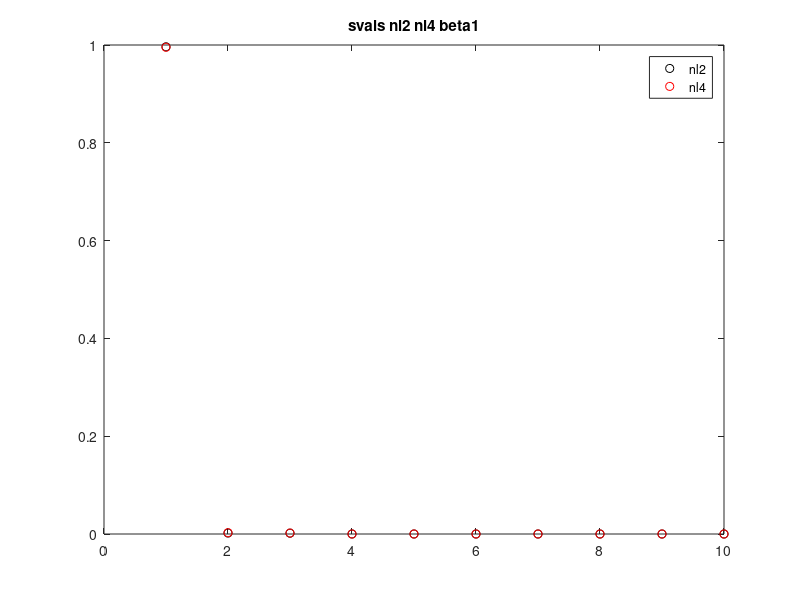
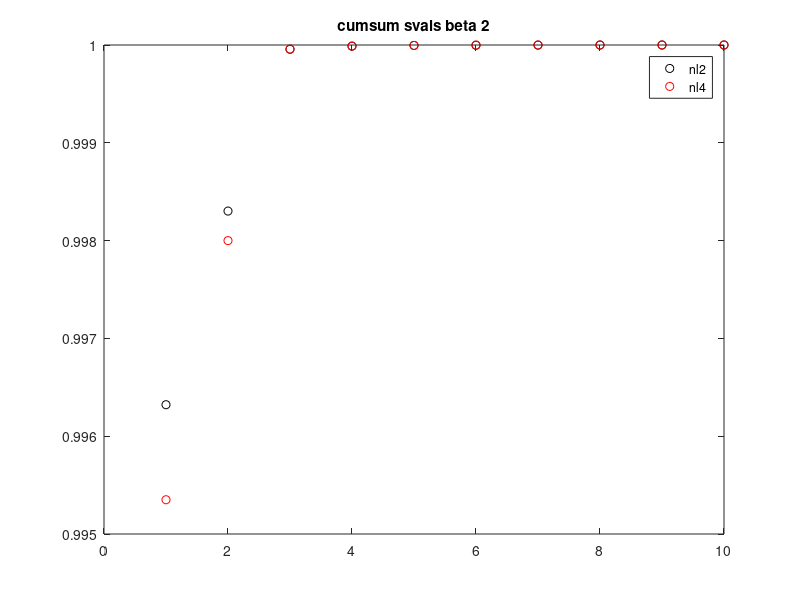
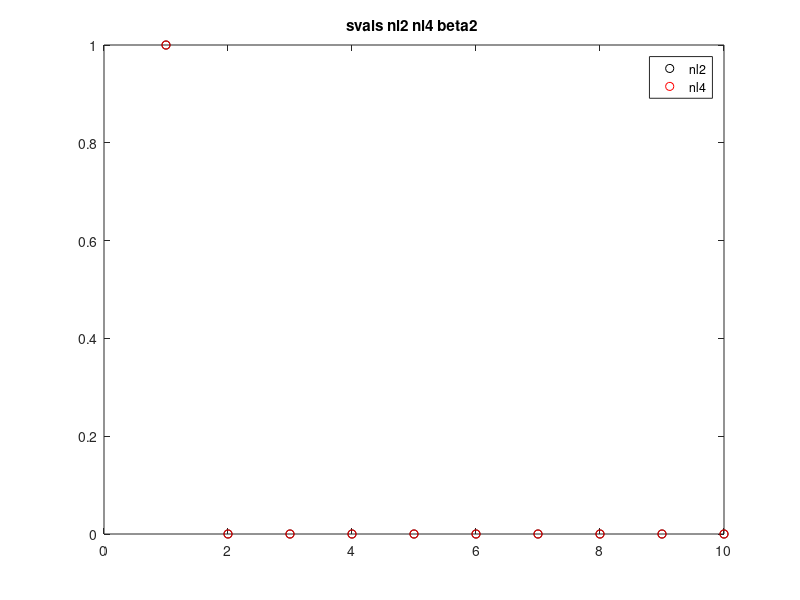
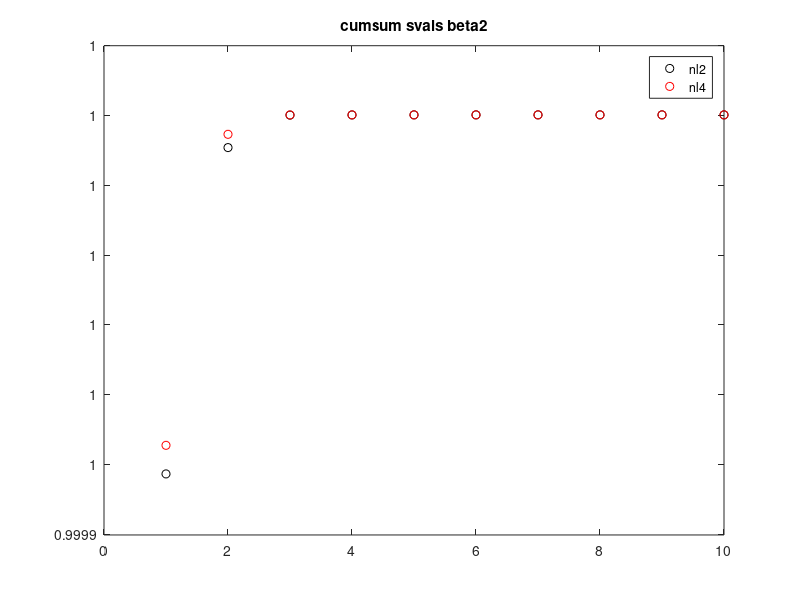

Write the MATLAB code that produced these figures, in order.
clear all; close all; clc;

load A1.mat
A1=abs(A1.');

% waterfall(abs(A1(300:600,100:161)'))
% break
% 

st=100;
fin=161;
X=A1(:,st:end);

%compute the nonlinear part
n=1024;
NL=zeros(n,fin-st+1);

% tau=-0.03;
% kappa=-0.05;
% beta=1.45; %mu
% nu=0;
% sigma=-0.1; %eps
% gamma=-0.5;

for j=1:fin-st+1
    
    NL2(:,j)=(abs(X(:,j))).^2.*X(:,j);
    NL4(:,j)=(abs(X(:,j))).^4.*X(:,j);
    
end

[u2,s2,v2]=svd(abs(NL2),0);
[u4,s4,v4]=svd(abs(NL4),0);
nl2_Psi=[u2(:,1)];
nl4_Psi=[u4(:,1)];

figure(11)
plot(diag(s2)/sum(diag(s2)), 'ko')
xlim([0 10])
hold on
plot(diag(s4)/sum(diag(s4)), 'ro')
xlim([0 10])

title('svals nl2 nl4 beta1')
legend('nl2','nl4')

figure(12)

plot(cumsum(diag(s2)/sum(diag(s2))), 'ko')
xlim([0 10])
hold on
plot(cumsum(diag(s4)/sum(diag(s4))), 'ro')
xlim([0 10])

title('cumsum svals beta 2')
legend('nl2','nl4')
% break
clear NL2 NL4 X u2 s2 v2 u4 s4 v4
 
%%

load A2.mat
A2=abs(A2.');
st=100;
fin=161;
X=A2(:,st:end);
%compute the nonlinear part
n=1024;
NL=zeros(n,fin-st+1);

% tau=-0.03;
% kappa=-0.05;
% beta=1.4; %mu
% nu=0;
% sigma=-0.1; %eps
% gamma=-0.5;

for j=1:fin-st+1
    
    NL2(:,j)=(abs(X(:,j))).^2.*X(:,j);
    NL4(:,j)=(abs(X(:,j))).^4.*X(:,j);
    
end

[u2,s2,v2]=svd(abs(NL2),0);
[u4,s4,v4]=svd(abs(NL4),0);
nl2_Psi=[nl2_Psi u2(:,1)];
nl4_Psi=[nl4_Psi u4(:,1)];

figure(21)
plot(diag(s2)/sum(diag(s2)), 'ko')
xlim([0 10])
hold on
plot(diag(s4)/sum(diag(s4)), 'ro')
xlim([0 10])

title('svals nl2 nl4 beta2 ')
legend('nl2','nl4')

figure(22)

plot(cumsum(diag(s2)/sum(diag(s2))), 'ko')
xlim([0 10])
hold on
plot(cumsum(diag(s4)/sum(diag(s4))), 'ro')
xlim([0 10])

title('cumsum svals beta2')
legend('nl2','nl4')
% break
clear NL2 NL4 X u2 s2 v2 u4 s4 v4


%%
load A3.mat
A3=abs(A3.');
st=100;
fin=161;
X=A3(:,st:end);

%compute the nonlinear part
n=1024;
NL=zeros(n,fin-st+1);

% tau=0.08;
% kappa=0;
% beta=0.66; %mu
% nu=-0.1;
% sigma=-0.1; %eps
% gamma=-0.1;

for j=1:fin-st+1
    
    NL2(:,j)=(abs(X(:,j))).^2.*X(:,j);
    NL4(:,j)=(abs(X(:,j))).^4.*X(:,j);
    
end

[u2,s2,v2]=svd(abs(NL2),0);
[u4,s4,v4]=svd(abs(NL4),0);
nl2_Psi=[nl2_Psi u2(:,1:6)];
nl4_Psi=[nl4_Psi u4(:,1:6)];

figure(31)
plot(diag(s2)/sum(diag(s2)), 'ko')
xlim([0 10])
hold on
plot(diag(s4)/sum(diag(s4)), 'ro')
xlim([0 10])

title('svals nl2 nl4 beta3 ')
legend('nl2','nl4')

figure(32)

plot(cumsum(diag(s2)/sum(diag(s2))), 'ko')
xlim([0 10])
hold on
plot(cumsum(diag(s4)/sum(diag(s4))), 'ro')
xlim([0 10])

title('cumsum svals beta3')
legend('nl2','nl4')
% break
clear NL2 NL4 X u2 s2 v2 u4 s4 v4


%%
load A4.mat
A4=abs(A4.');
st=100;
fin=161;
X=A4(:,st:end);

%compute the nonlinear part
n=1024;
NL=zeros(n,fin-st+1);

% tau=0.125;
% kappa=0;
% beta=1; %mu
% nu=-0.6;
% sigma=-0.1; %eps
% gamma=-0.1;

for j=1:fin-st+1
    
    NL2(:,j)=(abs(X(:,j))).^2.*X(:,j);
    NL4(:,j)=(abs(X(:,j))).^4.*X(:,j);
    
end

[u2,s2,v2]=svd(abs(NL2),0);
[u4,s4,v4]=svd(abs(NL4),0);
%%%%%%11 modes are neough though
nl2_Psi=[nl2_Psi u2(:,1:14)];
nl4_Psi=[nl4_Psi u4(:,1:14)];

figure(41)
plot(diag(s2)/sum(diag(s2)), 'ko')
xlim([0 20])
hold on
plot(diag(s4)/sum(diag(s4)), 'ro')
xlim([0 20])

title('svals nl2 nl4 beta4 ')
legend('nl2','nl4')

figure(42)

plot(cumsum(diag(s2)/sum(diag(s2))), 'ko')
xlim([0 20])
hold on
plot(cumsum(diag(s4)/sum(diag(s4))), 'ro')
xlim([0 20])
ylim([0.98 1])
title('cumsum svals beta4')
legend('nl2','nl4')

clear NL2 NL4 X u2 s2 v2 u4 s4 v4



%%

load A5.mat
A5=abs(A5.');
st=100;
fin=161;
X=A5(:,st:end);


%compute the nonlinear part
n=1024;
NL=zeros(n,fin-st+1);

% tau=0.08;
% kappa=-0.05;
% beta=0.6; %mu
% nu=-0.1;
% sigma=-0.1; %eps
% gamma=-0.1;

for j=1:fin-st+1
    
    NL2(:,j)=(abs(X(:,j))).^2.*X(:,j);
    NL4(:,j)=(abs(X(:,j))).^4.*X(:,j);
    
end

[u2,s2,v2]=svd(abs(NL2),0);
[u4,s4,v4]=svd(abs(NL4),0);

nl2_Psi=[nl2_Psi u2(:,1)];
nl4_Psi=[nl4_Psi u4(:,1)];

figure(51)
plot(diag(s2)/sum(diag(s2)), 'ko')
xlim([0 10])
hold on
plot(diag(s4)/sum(diag(s4)), 'ro')
xlim([0 10])

title('svals nl2 nl4 beta5 ')
legend('nl2','nl4')

figure(52)

plot(cumsum(diag(s2)/sum(diag(s2))), 'ko')
xlim([0 10])
hold on
plot(cumsum(diag(s4)/sum(diag(s4))), 'ro')
xlim([0 10])

title('cumsum svals beta5')
legend('nl2','nl4')

clear NL2 NL4 X u2 s2 v2 u4 s4 v4




%%
load A6.mat
A6=abs(A6.');
st=100;
fin=161;
X=A6(:,st:end);

[VX,SX,WX]=svd(X,0);
figure(61)
plot(diag(SX)/sum(diag(SX)), 'ko')
figure(62)
plot(cumsum(diag(SX)/sum(diag(SX))), 'ko')


%compute the nonlinear part
n=1024;
NL=zeros(n,fin-st+1);

% tau=0.08;
% kappa=-0.05;
% beta=0.5; %mu
% nu=-0.1;
% sigma=-0.1; %eps
% gamma=-0.1;

for j=1:fin-st+1
    
    NL2(:,j)=(abs(X(:,j))).^2.*X(:,j);
    NL4(:,j)=(abs(X(:,j))).^4.*X(:,j);
    
end

[u2,s2,v2]=svd(abs(NL2),0);
[u4,s4,v4]=svd(abs(NL4),0);

nl2_Psi=[nl2_Psi u2(:,1)];
nl4_Psi=[nl4_Psi u4(:,1)];

figure(61)
plot(diag(s2)/sum(diag(s2)), 'ko')
xlim([0 10])
hold on
plot(diag(s4)/sum(diag(s4)), 'ro')
xlim([0 10])

title('svals nl2 nl4 beta6 ')
legend('nl2','nl4')

figure(62)

plot(cumsum(diag(s2)/sum(diag(s2))), 'ko')
xlim([0 10])
hold on
plot(cumsum(diag(s4)/sum(diag(s4))), 'ro')
xlim([0 10])

title('cumsum svals beta6')
legend('nl2','nl4')

clear NL2 NL4 X u2 s2 v2 u4 s4 v4


save nl2_Psi nl2_Psi
save nl4_Psi nl4_Psi

